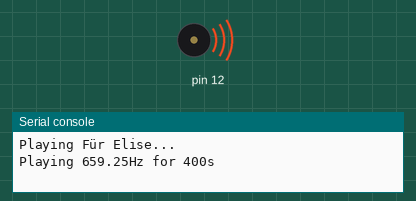
A program run on a simulated MicroPython board. Shown: buzzer (waves = sounding), the last lines printed to the serial console. At 15.1 s the program stops and its outputs stay as they are.

Above: at 0.2 s.
At 15.1 s:
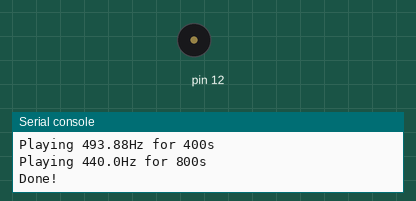
Timing chart, 0 to 16.6 s (numbered marks = the images above):
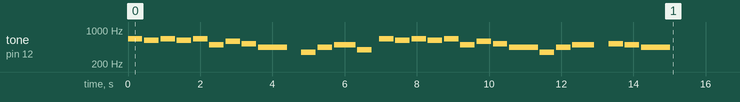

Measured:
- by itself, tone on pin 12: plays 659 Hz for 0.40 s, 622 Hz for 0.40 s, 659 Hz for 0.40 s, 622 Hz for 0.40 s, 659 Hz for 0.40 s, 493 Hz for 0.40 s … (28 notes in this stretch)

The program:

wake_up_speaker.py
```python
from machine import PWM, Pin
import time

class WakeUpSpeaker():
    def __init__(self, pin):
        self.buzzer = PWM(Pin(pin))

    def play_note(self, frequency, duration):
        try:
            print(f"Playing {frequency}Hz for {duration}s")
            """Play a tone at specified frequency for given duration"""
            if frequency > 0:  # Fixed: Changed 'freq' to 'frequency'
                freq = max(20, min(frequency, 20000))
                self.buzzer.freq(int(freq))
                self.buzzer.duty_u16(32768)   # 50% duty cycle
            time.sleep(duration / 1000.0)  # Convert ms to seconds (float division)
            self.buzzer.duty_u16(0)
        except Exception as e:
            print(f"Error playing note: {e}")

    def stop(self):
        self.buzzer.duty_u16(0)

    def play_melody(self, melody):
        """Play a sequence of notes"""
        for freq, dur in melody:
            self.play_note(freq, dur)
            time.sleep(0.05)

if __name__ == "__main__":
    fur_elise = [
        (659.25, 400),  # E5
        (622.25, 400),  # D#5
        (659.25, 400),  # E5
        (622.25, 400),  # D#5
        (659.25, 400),  # E5
        (493.88, 400),  # B4
        (587.33, 400),  # D5
        (523.25, 400),  # C5
        (440.00, 800),  # A4

        (0, 300),       # rest
        (349.23, 400),  # F4
        (440.00, 400),  # A4
        (493.88, 600),  # B4

        (392.00, 400),  # G4
        (0, 100),       # rest
        (659.25, 400),  # E5
        (622.25, 400),  # D#5
        (659.25, 400),  # E5
        (622.25, 400),  # D#5
        (659.25, 400),  # E5
        (493.88, 400),  # B4
        (587.33, 400),  # D5
        (523.25, 400),  # C5
        (440.00, 800),  # A4

        (349.23, 400),  # F4
        (440.00, 400),  # A4
        (493.88, 600),  # B4
        (0, 300),       # rest

        (523.25, 400),  # C5
        (493.88, 400),  # B4
        (440.00, 800),  # A4
    ]

    buzzer = WakeUpSpeaker(12)
    print("Playing Für Elise...")
    buzzer.play_melody(fur_elise)
    print("Done!")
```
